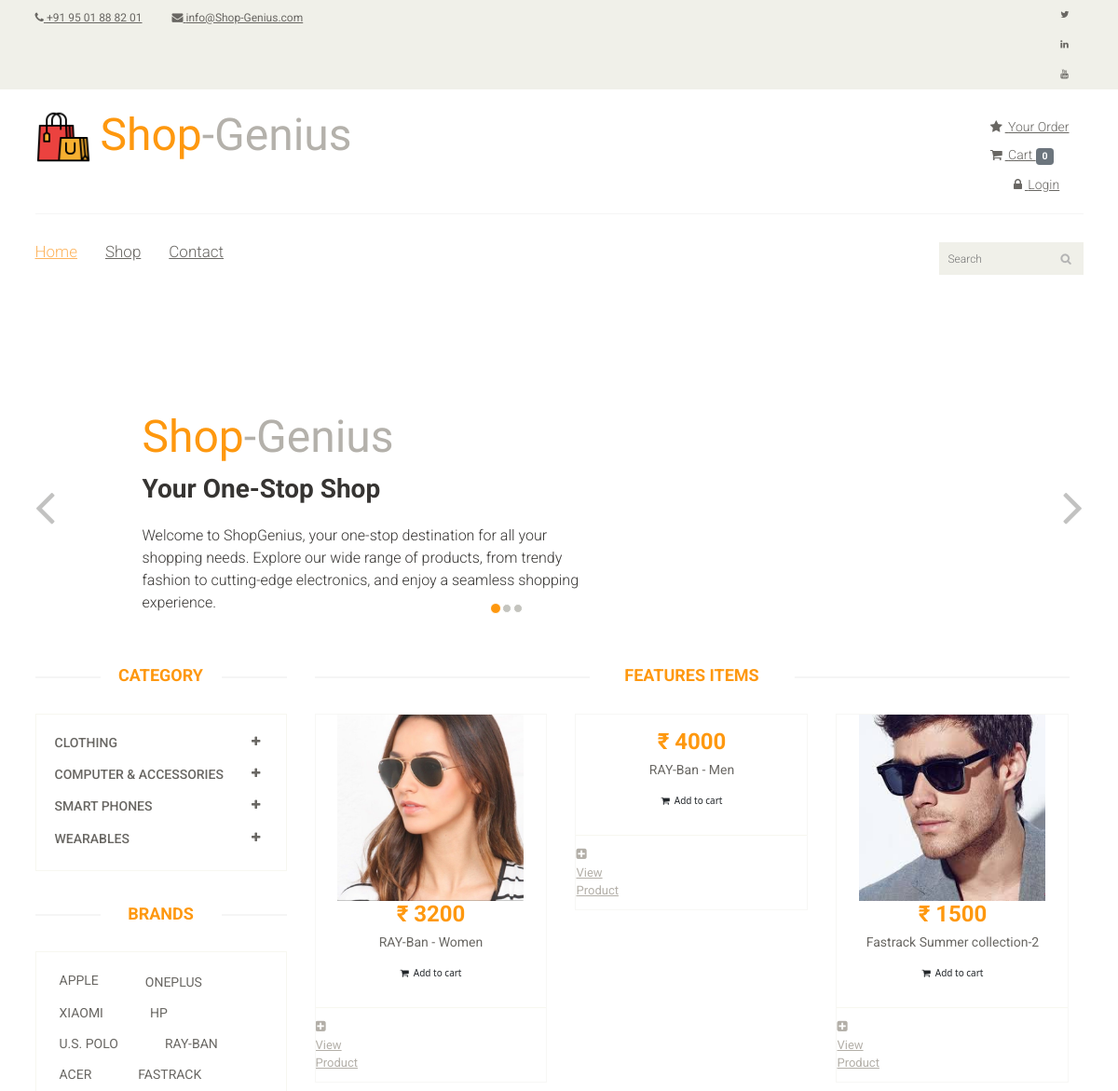
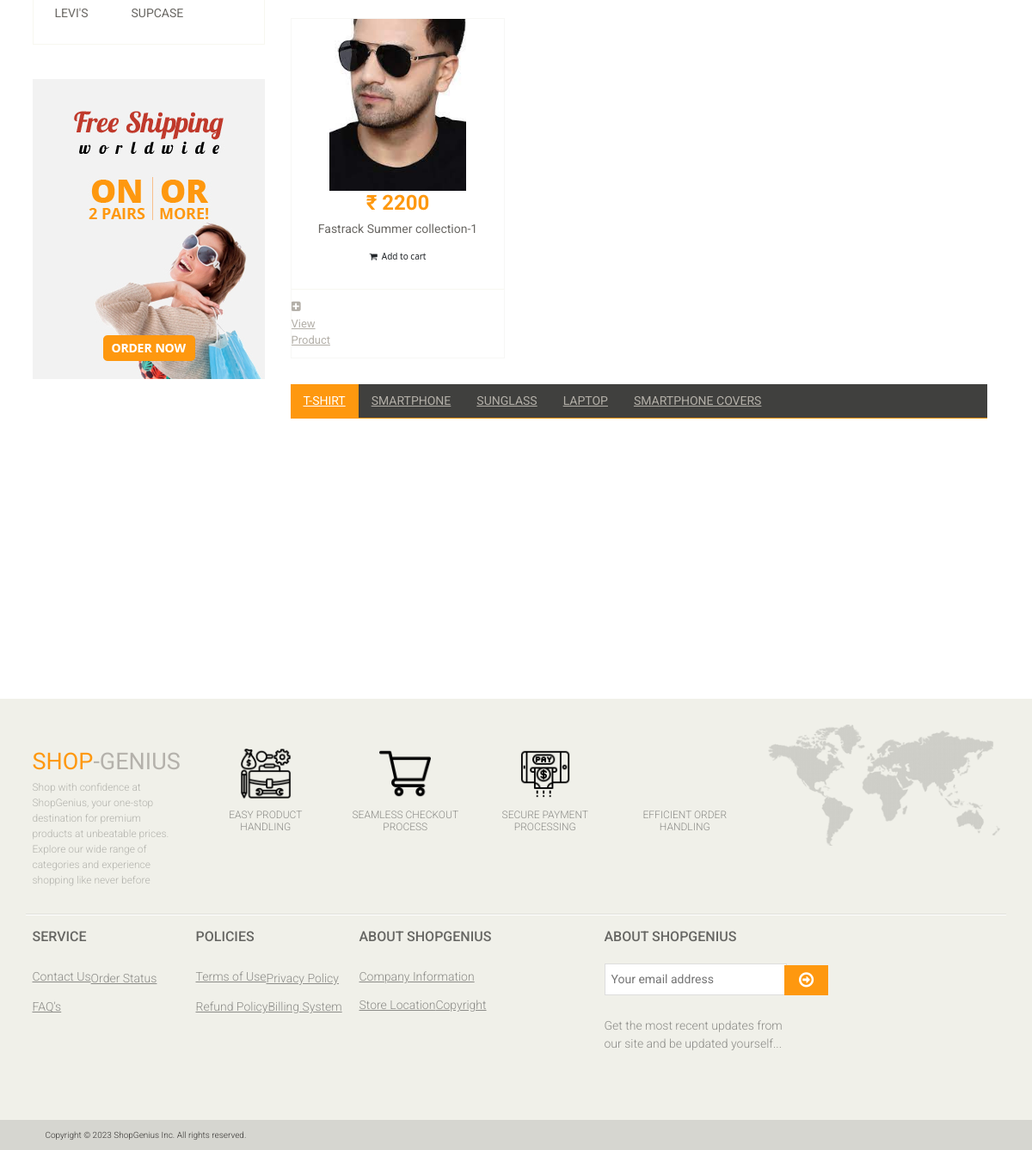
The app's page /?category=2 with its own data (2 pictures, top to bottom).
### app/models.py (models this page shows, shortened)
class Category(models.Model):
    name = models.CharField(max_length=150)

class Brand(models.Model):
    name = models.CharField(max_length=200)

class Product(models.Model):
    Availability = (('In Stock', 'In Stock'), ('Out of Stock', 'Out of Stock'),)
    category = models.ForeignKey(Category, on_delete=models.CASCADE, default=None)
    sub_category = models.ForeignKey(Sub_category, on_delete=models.CASCADE, default=None)
    brand = models.ForeignKey(Brand, on_delete=models.CASCADE, null=True)
    image = models.ImageField(upload_to='ecommerce/pimg')
    name = models.CharField(max_length=100)
    price = models.IntegerField()
    Availability = models.CharField(choices=Availability, null=True, max_length=100)
    date = models.DateField(auto_now_add=True)

### e_shop/views.py (the view)
# urls.py: path('', views.Index, name='index'),
def Index(request):
    category = Category.objects.all()
    product = Product.objects.all()
    categoryID = request.GET.get('category')
    brand = Brand.objects.all()
    brandID = request.GET.get('brand')
    if categoryID:
        product = Product.objects.filter(sub_category=categoryID).order_by('-id')
    elif brandID:
        product = Product.objects.filter(brand=brandID).order_by('-id')
    else:
        product = Product.objects.all()
    context = {
        'category': category,
        'product': product,
        'brand': brand,
    }
    about_email = request.POST.get('about')
    if about_email:
        about = About(email=about_email)
        about.save()
    return render(request, 'index.html', context)

### templates/index.html (shortened to what this page needs)
{% extends 'master.html' %}
{% block body %}
<section id="slider">
    <div class="container">
        <div class="row">
            <div class="col-sm-12">
                <div id="slider-carousel" class="carousel slide" data-ride="carousel">
                    <ol class="carousel-indicators">
                        <li data-target="#slider-carousel" data-slide-to="0" class="active"></li>
                        <li data-target="#slider-carousel" data-slide-to="1"></li>
                        <li data-target="#slider-carousel" data-slide-to="2"></li>
                    </ol>
                    <div class="carousel-inner">
                        <div class="item active">
                            <div class="col-sm-6">
                                <h1><span>Shop</span>-Genius</h1>
                                <h2>Your One-Stop Shop</h2>
                                <p>Welcome to ShopGenius, your one-stop destination for all your shopping needs. Explore
                                    our wide range of products, from trendy fashion to cutting-edge electronics, and
                                    enjoy a seamless shopping experience. </p>
                            </div>
                            <div class="col-sm-6">
                            </div>
                        </div>
                    </div>
                    <a href="#slider-carousel" class="left control-carousel hidden-xs" data-slide="prev">
                        <i class="fa fa-angle-left"></i>
                    </a>
                    <a href="#slider-carousel" class="right control-carousel hidden-xs" data-slide="next">
                        <i class="fa fa-angle-right"></i>
                    </a>
                </div>
            </div>
        </div>
    </div>
</section>
<section>
    <div class="container">
        <div class="row">
            <div class="col-sm-3">
                <div class="left-sidebar">
                    <h2>Category</h2>
                    <div class="panel-group category-products" id="accordian">
                        {% for cat in category %}
                        <div class="panel panel-default">
                            <div class="panel-heading">
                                <h4 class="panel-title">
                                    <a data-toggle="collapse" data-parent="#accordian" href="#{{cat.id}}">
                                        <span class="badge pull-right"><i class="fa fa-plus"></i></span>
                                        {{cat.name}}
                                    </a>
                                </h4>
                            </div>
                        </div>
                        {% endfor %}
                    </div>
                    <div class="brands_products">
                        <h2>Brands</h2>
                        <div class="brands-name">
                            <ul class="nav nav-pills nav-stacked">
                                {% for i in brand %}
                                <li><a href="/?brand={{i.id}}"> {{i.name}}</a></li>
                                {% endfor %}
                            </ul>
                        </div>
                    </div>
                    <div class="shipping text-center">
                        <img src="/static/images/home/shipping.jpg" alt="" />
                    </div>
                </div>
            </div>
            <div class="col-sm-9 padding-right">
                <div class="features_items">
                    <h2 class="title text-center">Features Items</h2>
                    {% for prod in product %}
                    <div id="product-{{prod.id}}" class="col-sm-4">
                        <div class="product-image-wrapper">
                            <div class="single-products">
                                <div class="productinfo text-center">
                                    <img src="{{prod.image}}" alt=""
                                        style="background-size:cover; background-position:center; height:200px; width: auto;" />
                                    <h2>₹ {{prod.price}}</h2>
                                    <p>{{prod.name}}</p>
                                    <a href="{% url 'cart_add' prod.id %}" class="btn btn-default add-to-cart"><i
                                            class="fa fa-shopping-cart"></i>Add to cart</a>
                                </div>
                            </div>
                            <div class="choose">
                                <ul class="nav nav-pills nav-justified">
                                    <li><a href="/product/{{prod.id}}#productDetails">
                                            <i class="fa fa-plus-square"></i>View Product
                                        </a></li>
                                </ul>
                            </div>
                        </div>
                    </div>
                    {% endfor %}
                </div>
                <div class="category-tab">
                    <div class="col-sm-12">
                        <ul class="nav nav-tabs">
                            <li class="active"><a href="#tshirt" data-toggle="tab">T-Shirt</a></li>
                            <li><a href="#blazers" data-toggle="tab">Smartphone</a></li>
                            <li><a href="#sunglass" data-toggle="tab">Sunglass</a></li>
                            <li><a href="#kids" data-toggle="tab">Laptop</a></li>
                            <li><a href="#poloshirt" data-toggle="tab">Smartphone covers</a></li>
                        </ul>
                    </div>
                </div>
            </div>
        </div>
    </div>
</section>
{% endblock %}

### templates/master.html (style rules this page uses)
.title { color: #B4B1AB; font-family: "Abel", sans-serif; font-size: 48px; }

### records on screen
Category: name "CLOTHING"
Category: name "COMPUTER & ACCESSORIES"
Category: name "SMART PHONES"
Category: name "WEARABLES"
Brand: name "APPLE"
Brand: name "ONEPLUS"
Brand: name "XIAOMI"
Brand: name "HP"
Brand: name "U.S. POLO"
Brand: name "RAY-BAN"
Brand: name "ACER"
Brand: name "FASTRACK"
Brand: name "LEVI'S"
Brand: name "SUPCASE"
Product: image (picture), price "3200", name "RAY-Ban - Women"
Product: price "4000", name "RAY-Ban - Men"
Product: image (picture), price "1500", name "Fastrack Summer collection-2"
Product: image (picture), price "2200", name "Fastrack Summer collection-1"

### other values on screen
{{ request.session.cart|length }} "0"
